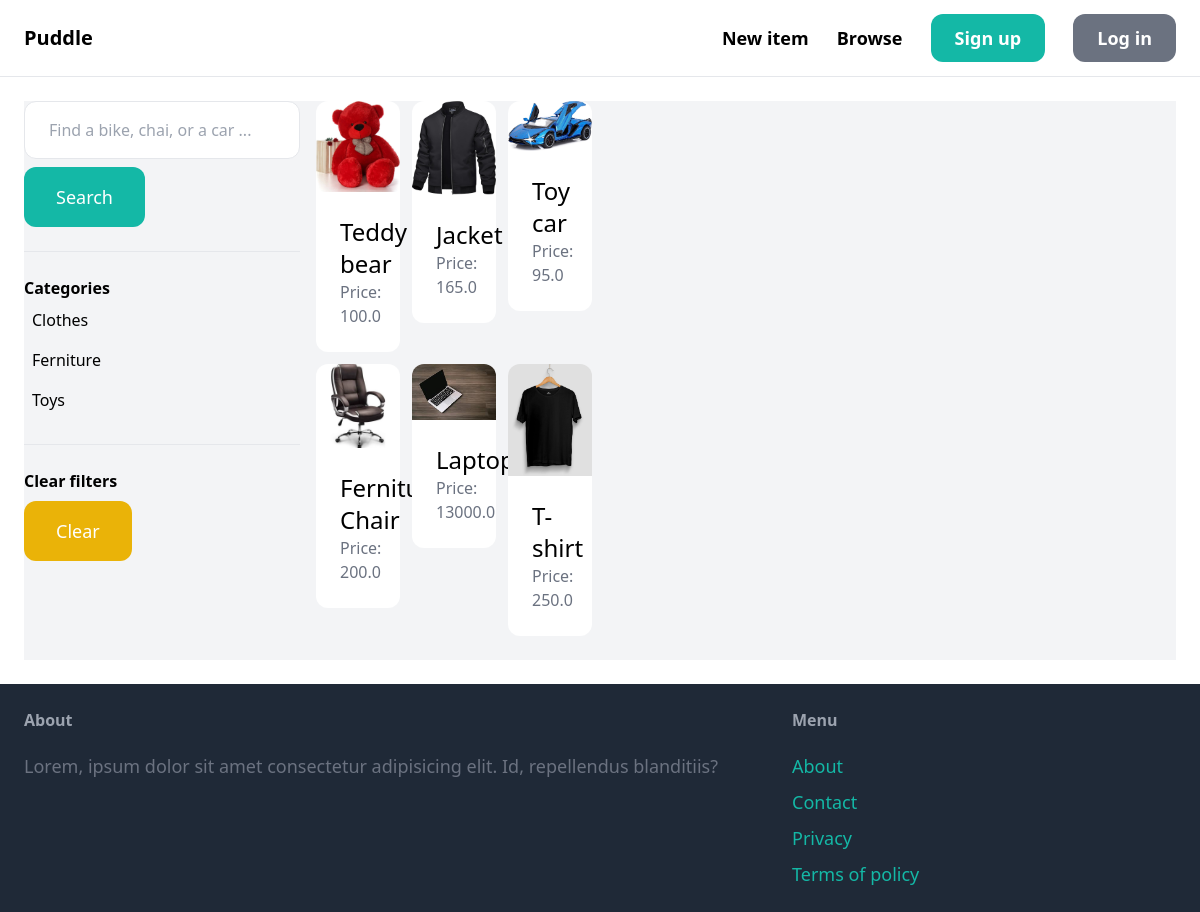
The app's page /items/ with its own data.
### item/models.py (models this page shows, shortened)
class Category(models.Model):
    name= models.CharField(max_length=255)
    class Meta:
        ordering = ('name',)
        verbose_name_plural = 'Categories'

class Item(models.Model):
    category= models.ForeignKey(Category, related_name='items', on_delete=models.CASCADE)
    name= models.CharField(max_length=255)
    description = models.TextField(blank=True, null=True)
    price = models.FloatField()
    image = models.ImageField(upload_to='item_images', blank=True, null=True)
    is_sold = models.BooleanField(default=False)
    created_by = models.ForeignKey(User, related_name = 'items', on_delete=models.CASCADE)
    created_at = models.DateTimeField(auto_now_add=True)

### item/views.py (the view)
# urls.py: path('', views.items, name='items'),
def items(request):
    query = request.GET.get('query','')
    categories = Category.objects.all()
    category_id = request.GET.get('category', 0)
    items = Item.objects.filter(is_sold=False)
    if category_id:
        items=items.filter(category_id=category_id)
    if query:
        items = items.filter(Q(name__icontains=query) | Q(description__icontains=query))
    return render(request, 'item/items.html', {
        'items':items,
        'query':query,
        'categories':categories,
        'category_id':int(category_id)
    })

### item/templates/item/items.html (shortened to what this page needs)
{% extends "core/base.html" %}
{% block content %}
<div class="pb-6 grid grid-cols-4 gap-4 bg-gray-100">
    <div class="cols-span-1">
        <form action="{%url 'item:items' %}" method='get' >
            <input name='query' class='w-full py-4 px-6 border rounded-xl' type="text" value='{{ query }}' placeholder='Find a bike, chai, or a car ...' id="">
            <button class='mt-2 py-4 px-8 text-lg bg-teal-500 text-white rounded-xl'>Search</button>
        </form>
        <hr class="my-6">
        <p class="font-semibold">Categories</p>
        <ul>
            {% for category in categories %}
                <li class='py-2 px-2 rounded-xl{% if category.id == category_id %} bg-gray-200{% endif %}'>
                    <a href="{% url 'item:items'  %}?query={{ query }}&category={{ category.id }}">{{category.name}}</a>
                </li>
            {% endfor %}
        </ul>
        <hr class="my-6">
        <p class="font-semibold">Clear filters</p>
        <ul><li>
            <a href="{% url 'item:items' %}" class='mt-2 py-4 px-8 inline-block bg-yellow-500 text-lg rounded-xl text-white'>Clear</a>
        </li></ul>
    </div>
    <div class="cols-span-3">
        <div class="grid grid-cols-3 gap-3">
            {% for item in items %}
            <div>
                <a href="{% url 'item:detail' item.id %}">
                    <div>
                        <img src="{{ item.image.url }}" class='rounded-t-xl' alt="">
                    </div>
                    <div class="p-6 bg-white rounded-b-xl">
                        <h2 class="text-2xl">{{ item.name }}</h2>
                        <p class="text-gray-500">Price: {{ item.price }}</p>
                    </div>
                </a>
            </div>
            {% endfor %}
        </div>
    </div>
</div>
{% endblock %}

### records on screen
Category: name "Clothes"
Category: name "Ferniture"
Category: name "Toys"
Item: image (picture), name "Teddy bear", price "100.0"
Item: image (picture), name "Jacket", price "165.0"
Item: image (picture), name "Toy car", price "95.0"
Item: image (picture), name "Ferniture Chair", price "200.0"
Item: image (picture), name "Laptop", price "13000.0"
Item: image (picture), name "T-shirt", price "250.0"
